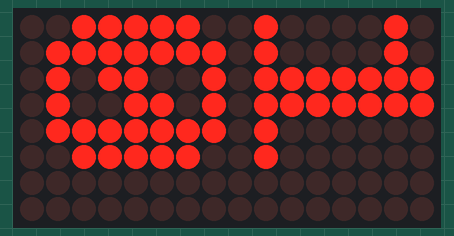
A sketch run on a simulated Arduino Uno, built with avr-gcc and run on an emulated ATmega328P. On the bench: 16×8 LED matrix.

Above: at 0.1 s.
At 1.1 s:
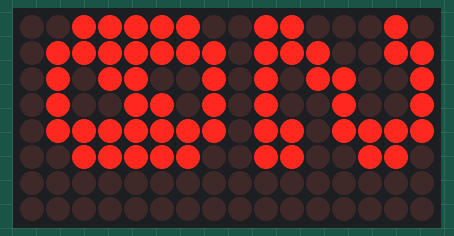
At 2.1 s:
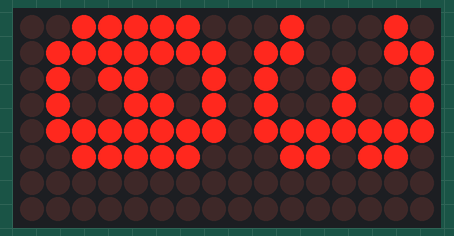
At 5.2 s:
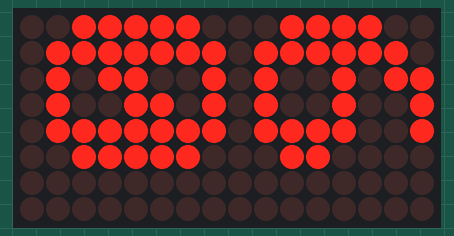
At 8.2 s:
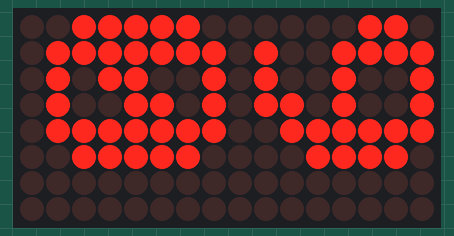
At 11.3 s:
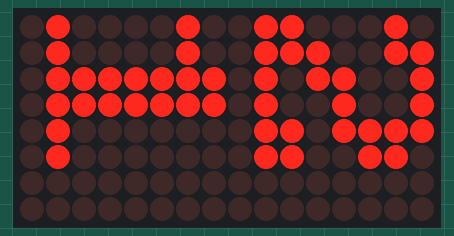

The sketch:

LED_Matrix_test1.ino
```cpp
#include "LedControl.h"

// data-in, clock, cs, numdevices
LedControl lc = LedControl(12,11,10,2);

const int num[10][8] = {
    {0x00,0x78,0xcc,0xec,0xfc,0xdc,0xcc,0x78}, // zero
    {0x00,0xfc,0x30,0x30,0x30,0x30,0xf0,0x30}, // one
    {0x00,0xfc,0xcc,0x60,0x38,0x0c,0xcc,0x78}, // two
    {0x00,0x78,0xcc,0x0c,0x38,0x0c,0xcc,0x78}, // three
    {0x00,0x0c,0x0c,0xfe,0xcc,0x6c,0x3c,0x1c}, // four
    {0x00,0x78,0xcc,0x0c,0x0c,0xf8,0xc0,0xfc}, // five
    {0x00,0x78,0xcc,0xcc,0xf8,0xc0,0x60,0x38}, // six
    {0x00,0x60,0x60,0x30,0x18,0x0c,0xcc,0xfc}, // seven
    {0x00,0x78,0xcc,0xcc,0x78,0xcc,0xcc,0x78}, // eight
    {0x00,0x70,0x18,0x0c,0x7c,0xcc,0xcc,0x78}  // nine
};

/* non-rotated version
int num[10][8] = {
    {0x7c,0xfe,0x9a,0xb2,0xfe,0x7c,0x00,0x00}, // zero
    {0x42,0x42,0xfe,0xfe,0x02,0x02,0x00,0x00}, // one
    {0x46,0xce,0x9a,0x92,0xf6,0x66,0x00,0x00}, // two
    {0x44,0xc6,0x92,0x92,0xfe,0x6c,0x00,0x00}, // three
    {0x18,0x38,0x68,0xc8,0xfe,0xfe,0x08,0x00}, // four
    {0xe4,0xe6,0xa2,0xa2,0xbe,0x9c,0x00,0x00}, // five
    {0x3c,0x7e,0xd2,0x92,0x9e,0x0c,0x00,0x00}, // six
    {0xc0,0xc6,0x8e,0x98,0xf0,0xe0,0x00,0x00}, // seven
    {0x6c,0xfe,0x92,0x92,0xfe,0x6c,0x00,0x00}, // eight
    {0x60,0xf2,0x92,0x96,0xfc,0x78,0x00,0x00}  // nine
};
*/

void drawNum(int number, int display)
{
    lc.setColumn(display, 0, num[number][0]);
    lc.setColumn(display, 1, num[number][1]);
    lc.setColumn(display, 2, num[number][2]);
    lc.setColumn(display, 3, num[number][3]);
    lc.setColumn(display, 4, num[number][4]);
    lc.setColumn(display, 5, num[number][5]);
    lc.setColumn(display, 6, num[number][6]);
    lc.setColumn(display, 7, num[number][7]);
}

void setup(void)
{
    // switch from powersaving into normal mode
    lc.shutdown(0,false);
    lc.shutdown(1,false);

    // set the brightness 0..15
    lc.setIntensity(0,8);
    lc.setIntensity(1,8);
}

void loop()
{
    // 0
    lc.clearDisplay(1);
    drawNum(0,0);

    // 1-9
    for (int i=1; i<=9; i++)
    {
        lc.clearDisplay(1);
        drawNum(i,1);
        delay(1000);
    }

    // 10
    lc.clearDisplay(0);
    drawNum(1,0);
    lc.clearDisplay(1);
    drawNum(0,1);
    delay(1000);

    // 11
    lc.clearDisplay(1);
    drawNum(1,1);
    delay(1000);

    // 12
    lc.clearDisplay(1);
    drawNum(2,1);
    delay(1000);
}
```

Measured:
- by itself, everything shown: repeats every 12.2 s, in 12 steps
- what the display in image 1 shows lasts 1.0 s, from 1.1 s to 2.1 s
